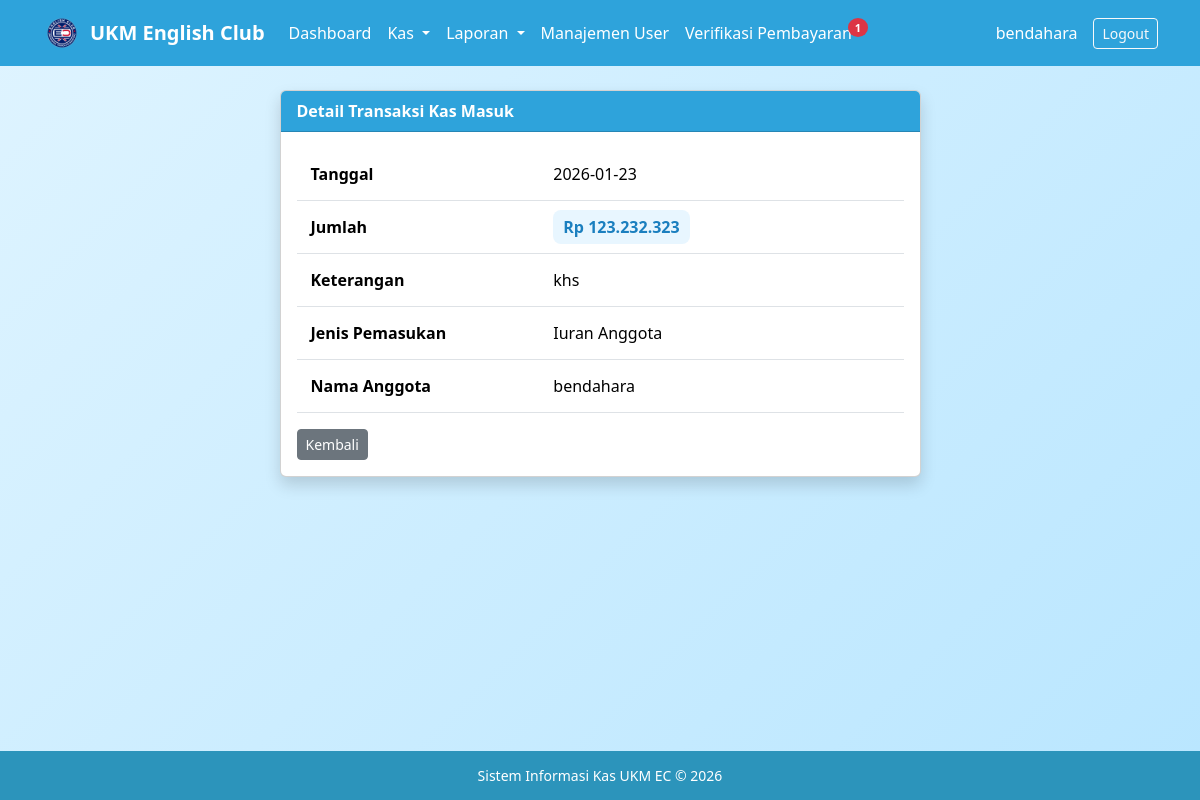
Screenshot of /lihat_masuk.php?id=4 (signed in) with the database file from the repository.
### tables this page shows
CREATE TABLE IF NOT EXISTS `kas_masuk` (
  `id_masuk` int(11) NOT NULL AUTO_INCREMENT,
  `tanggal` date DEFAULT NULL,
  `jumlah` int(11) DEFAULT NULL,
  `sumber` enum('Iuran Anggota','Donasi','Lainnya') NOT NULL,
  `keterangan` varchar(200) DEFAULT NULL,
  `id_user` int(11) DEFAULT NULL,
  `jenis` varchar(20) DEFAULT NULL,
  PRIMARY KEY (`id_masuk`),
  KEY `kas_masuk_ibfk_1` (`id_user`)
);

CREATE TABLE IF NOT EXISTS `users` (
  `id_user` int(11) NOT NULL AUTO_INCREMENT,
  `nama` varchar(100) DEFAULT NULL,
  `username` varchar(50) DEFAULT NULL,
  `password` varchar(100) DEFAULT NULL,
  `role` enum('bendahara','anggota') DEFAULT NULL,
  PRIMARY KEY (`id_user`)
);

### lihat_masuk.php (the view, shortened to what this page needs)
<?php
include 'config/koneksi.php';
$id = mysqli_real_escape_string($conn, $_GET['id']);
$query = mysqli_query($conn, "
    SELECT km.*, u.username
    FROM kas_masuk km
    LEFT JOIN users u ON km.id_user = u.id_user
    WHERE km.id_masuk = '$id'
");
$data = mysqli_fetch_assoc($query);
?>
<!DOCTYPE html>
<html lang="id">
<head>
    <link href="https://cdn.jsdelivr.net/npm/bootstrap@5.3.2/dist/css/bootstrap.min.css" rel="stylesheet">
    <link rel="stylesheet" href="assets/style.css">
</head>
<body>
<?php include 'navbar_bendahara.php'; ?>
<div class="container mt-4">
    <div class="row justify-content-center">
        <div class="col-md-7">
            <div class="card shadow">
                <div class="card-header text-white fw-bold" style="background:#2ea3db;">
                    Detail Transaksi Kas Masuk
                </div>
                <div class="card-body">
                    <table class="table">
                        <tr>
                            <th width="40%">Tanggal</th>
                            <td><?= $data['tanggal']; ?></td>
                        </tr>
                        <tr>
                            <th>Jumlah</th>
                            <td>
                                <span class="badge-rp">
                                    Rp <?= number_format($data['jumlah'],0,',','.'); ?>
                                </span>
                            </td>
                        </tr>
                        <tr>
                            <th>Keterangan</th>
                            <td><?= $data['keterangan']; ?></td>
                        </tr>
                        <tr>
                            <th>Jenis Pemasukan</th>
                            <td>
                                <?= $data['id_user'] ? 'Iuran Anggota' : 'Pemasukan Lainnya'; ?>
                            </td>
                        </tr>
                        <?php if($data['id_user']){ ?>
                        <tr>
                            <th>Nama Anggota</th>
                            <td><?= $data['username']; ?></td>
                        </tr>
                        <?php } ?>
                    </table>
                    <a href="kas_masuk.php" class="btn btn-secondary btn-sm">
                        Kembali
                    </a>
                </div>
            </div>
        </div>
    </div>
</div>
<?php include 'footer.php'; ?>
</body>
</html>

### assets/style.css (style rules this page uses)
body { background: linear-gradient(135deg,#dff4ff,#b9e6ff); font-family: 'Segoe UI', Tahoma, Geneva, Verdana, sans-serif; }
.table td, .table th { vertical-align: middle; padding: 14px; }
.badge-rp { background-color: #e8f6ff; color: #1b7fbf; padding: 6px 10px; border-radius: 8px; font-weight: 600; }
html, body { height:100%; }
body { display:flex; flex-direction:column; }
.container { flex:1; }

### rows the page displays
kas_masuk: tanggal "2026-01-23", jumlah "123.232.323", keterangan "khs", id_user.username "bendahara"

### other values shown
$notif "1"
$_SESSION['username'] "bendahara"
